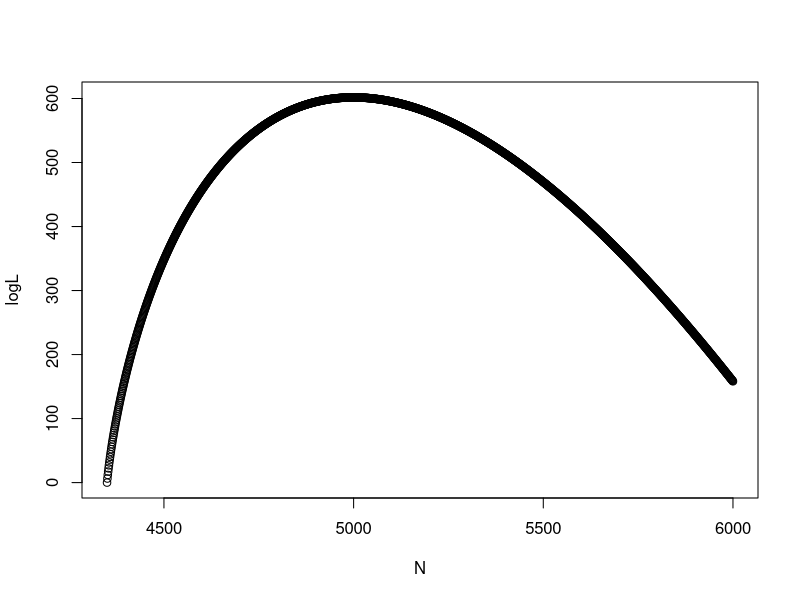
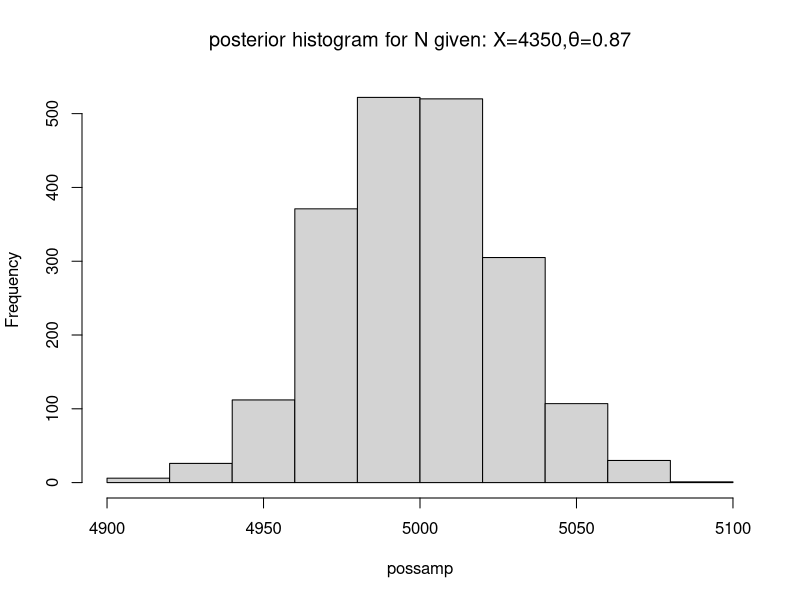

Source code (R) for these figures, in order:
## ---- chunk 1
knitr::opts_chunk$set(echo = TRUE)
## ---- chunk 2
library(MASS)          
library(MCMCpack)
#wd <- "C:/Users/Patrick/Documents/Patrick"   #change to your folder or hash out this and the following line
                                         #if you want to default to your own folder
#setwd(wd)
#set-up functions that are needed

##log pmf for N assuming a uniform prior - log-likelihood
logpN <- function(N,X,theta) {
  
  #logdens <- lfactorial(N) - (lfactorial(N-n) + lfactorial(n)) + 
  # (N-n)*log(p0)
  logdens <- lchoose(N,X) +  (N-X)*log(1-theta)
  return(logdens)
}
## ---- chunk 3
logpN(N=4000,X=4350,theta=0.87)
##so likelihood is 
exp(logpN(N=4000,X=4350,theta=0.87))
## ---- chunk 4
N  <- seq(from=4350,to=6000,by=1)

logL <- logpN(N=N,X=4350,theta=0.87)

plot(N,logL)
## ---- chunk 5
acceptN <- function(X,theta,ntry,low=1,high=10000000) {
  
  # X is the observed count
  # theta - probability of capture
    #ntry is the maximum number of attempts at generating N
  ##lower bound of prior
  ##upper bound of prior
 
  ##calls the function logpN
  
    guess <- X/theta #MLE
  lower <- max((X+1),low)
    upper <- high
   max_logdens <- logpN(N=guess,X=X,theta=theta)
  
  accept <- 0
  attempt <- 1
  
  ##Define a vector of points on which the prior is defined
  testseq <- seq(from=lower,to=upper,by=1)
  
  while((accept < 1) & (attempt < (ntry + 1))) {
    Ntest <- sample(testseq,size=1)
    logpNtest <- logpN(N=Ntest,X=X,theta=theta)
    check <- logpNtest - max_logdens
    u <- runif(1,0,1)
    if (u <= exp(check)) 
    {accept <- 1}
    attempt <- attempt + 1
  }   #end while loop
  return(c(Ntest,attempt))
}  #End function
## ---- chunk 6
npos <- 2000
possamp <- vector(mode="numeric",length=npos)
nattempts <- vector(mode="numeric",length=npos)
theta = 0.87
X  = 4350   ##observed sample size

for (i in 1:npos) {
  newN <- acceptN(X=4350,theta=0.87,ntry=5000,low=4000,high=6000)
 possamp[i] <- newN[1]
 nattempts[i] <- newN[2]
 }
summary(possamp)
summary(nattempts)
## ---- chunk 7
hist(possamp,main=expression(paste("posterior histogram for N given: X=4350,",theta,"=0.87")))
## ---- chunk 8
##Define a vector of points on which the prior is defined
  testseq <- seq(from=4350,to=6000,by=1)
##evaluate the log-posterior at each point
logpost <- logpN(N=testseq,X=4350,theta=0.87)
head(logpost)
str(logpost)

## ---- chunk 9
postdist <- exp(logpost)/(sum(exp(logpost)))
head(postdist)
sum(postdist)
cumdist <- cumsum(postdist)
##set up indicators for the quantiles
q025 <- sum((cumdist <= 0.025))  ## number of points until 2.5 percentile             
q50 <- sum((cumdist <= 0.5) )
q975 <- sum((cumdist <= 0.975) )
##can near get quantiles by locating these points on the list of possible of points -- this is like inverting the cumulative distribution function
Nlow <- testseq[q025]
Nmedian <- testseq[q50]
Nhigh <- testseq[q975]
true_quant <- c(Nlow,Nmedian,Nhigh)
reject_quant <- quantile(possamp,probs=c(0.025,0.5,0.975))
cat("true-quantiles",true_quant, "\n",sep=" ")
cat("quantiles estimated from rejection sampling,", reject_quant, "\n",sep=" ")
